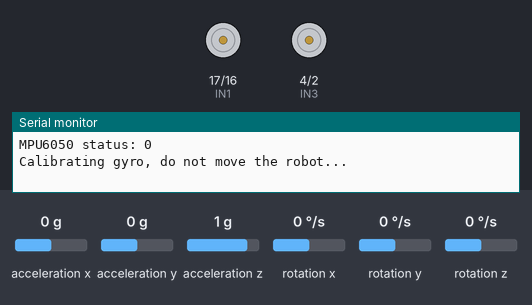
Bench run of a program on a simulated ESP32. Parts: motor-driver pin pairs drawn as motors (green arrow = first pin HIGH = forward, orange = second pin HIGH = backward, longer = more drive, scaled by the enable pin), the last lines printed to the serial monitor. The inputs (shaded band) are chosen by the test bench; at power-on: acceleration x 0 g, acceleration y 0 g, acceleration z 1 g, rotation x 0 °/s, rotation y 0 °/s, rotation z 0 °/s.

Above: at 0.1 s.
At 2.1 s:
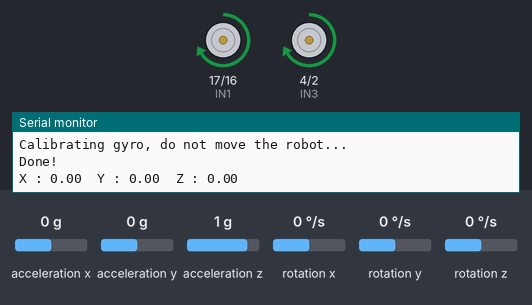
Timing chart, 0 to 3.6 s (numbered marks = the images above):
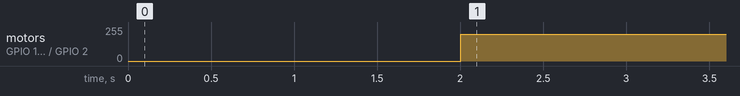

Measured:
- by itself, motor on GPIO 17 (IN1) / GPIO 16 (IN2), motor on GPIO 4 (IN3) / GPIO 2 (IN4): stopped → forward 200/255 at 2.0 s

The program:

main.cpp
```cpp
#include <Wire.h>
#include <Adafruit_GFX.h>
#include <Adafruit_SSD1306.h>
#include <MPU6050_light.h>

// Motor Driver Pin Definitions
#define IN1 17
#define IN2 16
#define IN3 4
#define IN4 2
#define ENA 19
#define ENB 18

MPU6050 mpu(Wire);
unsigned long timer = 0;

void setup() {
  Serial.begin(115200);
  Wire.begin(); // Initialize I2C communication

  // Initialize Motor Pins
  pinMode(IN1, OUTPUT);
  pinMode(IN2, OUTPUT);
  pinMode(IN3, OUTPUT);
  pinMode(IN4, OUTPUT);
  pinMode(ENA, OUTPUT);
  pinMode(ENB, OUTPUT);

  // Initialize MPU6050
  byte status = mpu.begin();
  Serial.print(F("MPU6050 status: "));
  Serial.println(status);
  while(status != 0){ } // Stop everything if the sensor is not connected

  Serial.println(F("Calibrating gyro, do not move the robot..."));
  delay(1000);
  mpu.calcOffsets(); // Calibrate gyro and accelerometer offsets
  Serial.println(F("Done!\n"));
}

void loop() {
  mpu.update(); // Read data from the IMU constantly

  // Print MPU6050 data to Serial Monitor every 100ms
  if ((millis() - timer) > 100) {
    Serial.print("X : "); Serial.print(mpu.getAngleX());
    Serial.print("\tY : "); Serial.print(mpu.getAngleY());
    Serial.print("\tZ : "); Serial.println(mpu.getAngleZ());
    timer = millis();
  }

  // Example: Drive forward at speed 200
  moveForward(200);
}

// --- Motor Control Functions ---

void moveForward(int speed) {
  digitalWrite(IN1, HIGH);
  digitalWrite(IN2, LOW);
  digitalWrite(IN3, HIGH);
  digitalWrite(IN4, LOW);
  analogWrite(ENA, speed);
  analogWrite(ENB, speed);
}

void stopMotors() {
  digitalWrite(IN1, LOW);
  digitalWrite(IN2, LOW);
  digitalWrite(IN3, LOW);
  digitalWrite(IN4, LOW);
  analogWrite(ENA, 0);
  analogWrite(ENB, 0);
}
```
